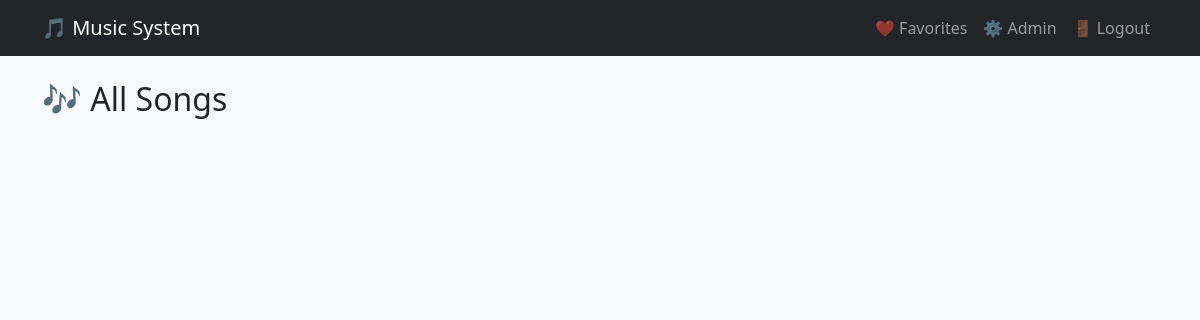
The app's page / (signed in), older data.
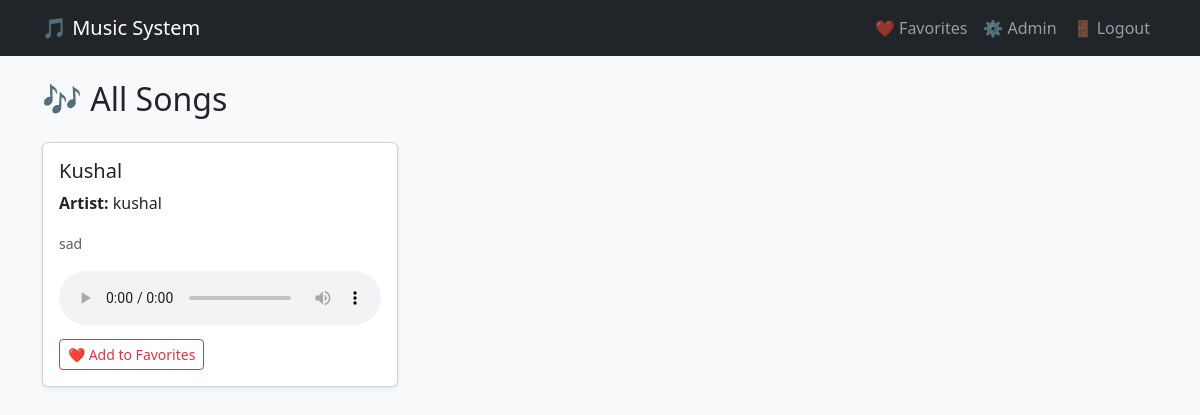
The same page, newer data.
### music/models.py (models this page shows, shortened)
class Song(models.Model):
    title = models.CharField(max_length=200)
    artist = models.CharField(max_length=200)
    album = models.CharField(max_length=200, blank=True, null=True)
    genre = models.CharField(max_length=100, blank=True, null=True)
    audio_file = models.FileField(upload_to='songs/')
    cover_image = models.ImageField(upload_to='covers/', blank=True, null=True)
    uploaded_by = models.ForeignKey(User, on_delete=models.CASCADE)
    uploaded_at = models.DateTimeField(auto_now_add=True)

### music/views.py (the view)
# urls.py: path('', views.home, name='home'),
def home(request):
    songs = Song.objects.all().order_by('-uploaded_at')
    return render(request, 'home.html', {'songs': songs})

### music/templates/home.html (shortened to what this page needs)
{% extends 'base.html' %}
{% block content %}
<h2 class="mb-4">🎶 All Songs</h2>
<div class="row">
  {% for song in songs %}
    <div class="col-md-4 mb-4">
      <div class="card shadow-sm">
        <div class="card-body">
          <h5 class="card-title">{{ song.title }}</h5>
          <p class="card-text"><strong>Artist:</strong> {{ song.artist }}</p>
          <p class="card-text"><small class="text-muted">{{ song.genre }}</small></p>
          <audio controls class="w-100">
            <source src="{{ song.audio_file.url }}" type="audio/mpeg">
          </audio>
          {% if user.is_authenticated %}
            <a href="{% url 'add_favorite' song.id %}" class="btn btn-outline-danger btn-sm mt-2">❤️ Add to Favorites</a>
          {% else %}
            <p class="text-muted mt-2">Login to add to favorites</p>
          {% endif %}
        </div>
      </div>
    </div>
  {% endfor %}
</div>
{% endblock %}

### music/templates/base.html (shortened to what this page needs)
<!DOCTYPE html>
<html lang="en">
<head>
  <link href="https://cdn.jsdelivr.net/npm/bootstrap@5.3.2/dist/css/bootstrap.min.css" rel="stylesheet">
</head>
<body class="bg-light">
  <nav class="navbar navbar-expand-lg navbar-dark bg-dark mb-4">
    <div class="container">
      <a class="navbar-brand" href="{% url 'home' %}">🎵 Music System</a>
      <div class="collapse navbar-collapse" id="navbarNav">
        <ul class="navbar-nav ms-auto">
          {% if user.is_authenticated %}
            <li class="nav-item"><a class="nav-link" href="{% url 'favorites' %}">❤️ Favorites</a></li>
            <li class="nav-item"><a class="nav-link" href="/admin/">⚙️ Admin</a></li>
            <li class="nav-item"><a class="nav-link" href="{% url 'logout' %}">🚪 Logout</a></li>
          {% else %}
            <li class="nav-item"><a class="nav-link" href="{% url 'login' %}">🔑 Login</a></li>
            <li class="nav-item"><a class="nav-link" href="{% url 'signup' %}">📝 Signup</a></li>
          {% endif %}
        </ul>
      </div>
    </div>
  </nav>
  <div class="container">
    {% block content %}
    {% endblock %}
  </div>
</body>
</html>

Row changes from the older to the newer data that the page shows:
added Song: title "Kushal", artist "kushal", genre "sad"
